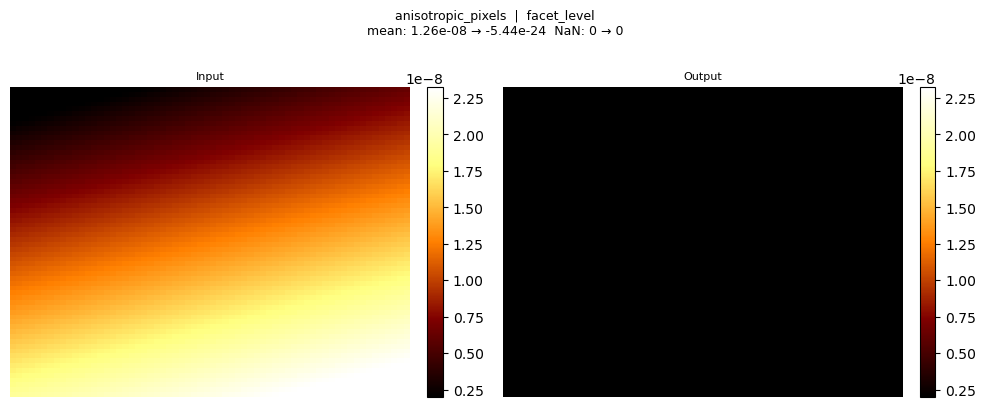
#> input picture scripts/adversarial_renders/anisotropic_pixels_facet_level.png, 986 x 408 px; its folder holds only this picture in this run
$ python -i filters.py   (imports and definitions only)
#> lines starting #> are read from the running program, lines starting #| are printed output that depends on the picture
"""Spatial and frequency-domain image filters."""

from __future__ import annotations

import math
from typing import Any

import numpy as np
from scipy.ndimage import (
    gaussian_filter,
    laplace as _nd_laplace,
    median_filter,
)
from scipy.signal import windows as _sp_windows

from ._image_utils import (
    _finite_mean,
    _nonnegative_finite,
    _nan_normalized_gaussian,
)


# ─── Shared window helper ────────────────────────────────────────────────────
#
# Both ``fourier_filter`` and ``fft_magnitude`` previously accepted slightly
# different window vocabularies ("hanning"/"hamming"/"none" vs "hann"/"tukey"/
# "none") with subtly different implementations.  The 2026-05-27 deep review
# (image-proc #9) flagged this as a reproducibility hazard — picking a window
# in the FFT viewer and then applying a filter with the "same" window in the
# pipeline silently used a different shape.  This helper centralises window
# selection on the canonical periodic-by-default ``scipy.signal.windows.*``
# vocabulary and accepts the old names as aliases for backward compatibility.
#
# Periodic vs symmetric windows: the DFT assumes the windowed segment is
# periodic, so for spectral analysis we want ``sym=False`` (the periodic
# variant).  ``np.hanning(N)`` and ``np.hamming(N)`` return the symmetric
# variant with explicit zero endpoints, which subtly biases the bin-centre
# frequency mapping and depresses two pixels at each boundary.  Review
# physics #6 (fixed 2026-05-28).

_WINDOW_ALIASES = {
    "hann": "hann",
    "hanning": "hann",       # numpy/legacy alias
    "hamming": "hamming",
    "tukey": "tukey",
    "none": "none",
    "rectangular": "none",
    "boxcar": "none",
}


# [245 lines left out: functions _resolve_window_name, _window_1d, fourier_filter, gaussian_high_pass, periodic_notch_filter, gaussian_smooth and 1 more, not called in this run]


# ═════════════════════════════════════════════════════════════════════════════
# 7.  edge_detect  (Gwyddion/Tycoon: Laplacian, DoG, LoG)
# ═════════════════════════════════════════════════════════════════════════════

def edge_detect(
    arr:    np.ndarray,
    method: str   = 'laplacian',
    sigma:  float = 1.0,
    sigma2: float = 2.0,
) -> np.ndarray:
    """
    Edge / feature enhancement using Laplacian-family filters.

    method='laplacian' — discrete Laplacian (2nd derivative, no smoothing)
    method='log'       — Laplacian of Gaussian  (σ = sigma)
    method='dog'       — Difference of Gaussians (σ₁=sigma, σ₂=sigma2)
    method='sobel'     — Sobel gradient magnitude  √(Gₓ² + G_y²)
    method='scharr'    — Scharr gradient magnitude (rotationally more accurate)

    The Laplacian family returns a signed response — positive = bright
    edges/peaks, negative = dark edges/valleys.  Sobel/Scharr return a
    non-negative gradient magnitude.  Useful for atomic-resolution contrast
    enhancement and finding adsorption sites.
    """
    sigma = _nonnegative_finite(sigma, "sigma")
    sigma2 = _nonnegative_finite(sigma2, "sigma2")
    a = arr.astype(np.float64, copy=True)
    nan_mask = ~np.isfinite(a)
    if nan_mask.all():
        return a
    if nan_mask.any():
        a[nan_mask] = _finite_mean(a)

    if method == 'laplacian':
        result = _nd_laplace(a)

    elif method == 'log':
        # Pre-smooth then Laplacian
        smoothed = gaussian_filter(a, sigma=max(sigma, 0.1), mode='reflect')
        result   = _nd_laplace(smoothed)

    elif method == 'dog':
        g1 = gaussian_filter(a, sigma=max(sigma,  0.1), mode='reflect')
        g2 = gaussian_filter(a, sigma=max(sigma2, sigma + 0.1), mode='reflect')
        result = g1 - g2

    elif method in ('sobel', 'scharr'):
        from skimage import filters as _skf
        gy_fn, gx_fn = (
            (_skf.sobel_h, _skf.sobel_v) if method == 'sobel'
            else (_skf.scharr_h, _skf.scharr_v)
        )
        result = np.hypot(gx_fn(a), gy_fn(a))

    else:
        raise ValueError(f"Unknown edge_detect method: {method!r}")

    if nan_mask.any():
        result[nan_mask] = np.nan

    return result


# ═════════════════════════════════════════════════════════════════════════════
# 15.  fft_soft_border  (ImageJ FFT_Soft_Border port)
# ═════════════════════════════════════════════════════════════════════════════

# [259 lines left out: functions fft_soft_border, fft_magnitude, not called in this run]


# ─── Bragg / reciprocal-lattice analysis (moved to bragg.py) ─────────────────
# Re-exported so existing ``from probeflow.processing.filters import ...`` and
# the ``image.py`` star-import keep working unchanged.
from probeflow.processing.bragg import *  # noqa: E402,F401,F403

>>> import cv2
>>> picture = cv2.imread('../../scripts/adversarial_renders/anisotropic_pixels_facet_level.png', cv2.IMREAD_GRAYSCALE)
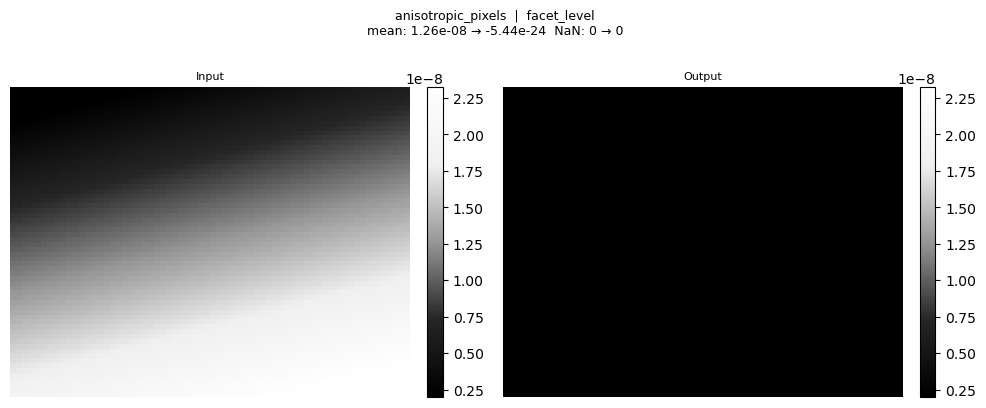
#> picture: shape (408, 986); min 0, max 255, mean 135.4
>>> result = edge_detect(picture)
#> (the run stopped early here; a loop or call above may not have finished)

$ run again, on scripts/adversarial_renders/flat_with_outlier_align_rows_median.png
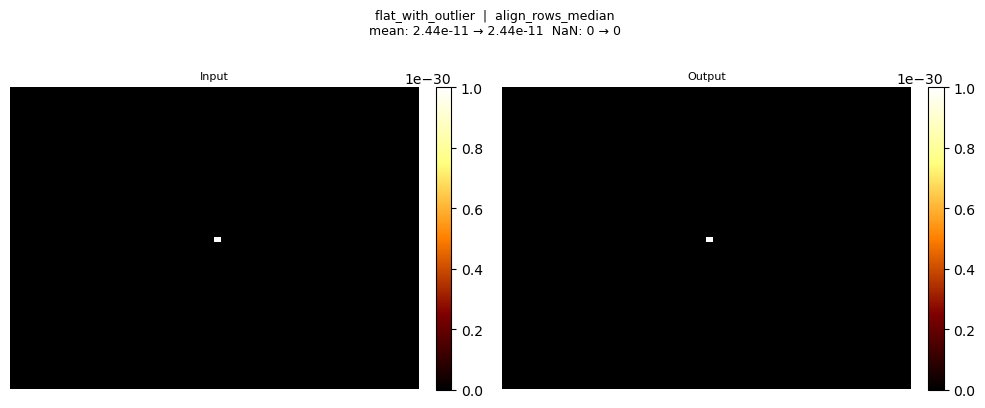
#> input picture scripts/adversarial_renders/flat_with_outlier_align_rows_median.png, 985 x 408 px
#> `picture = cv2.imread('../../scripts/adversarial_renders/anisotropic_pi..`:
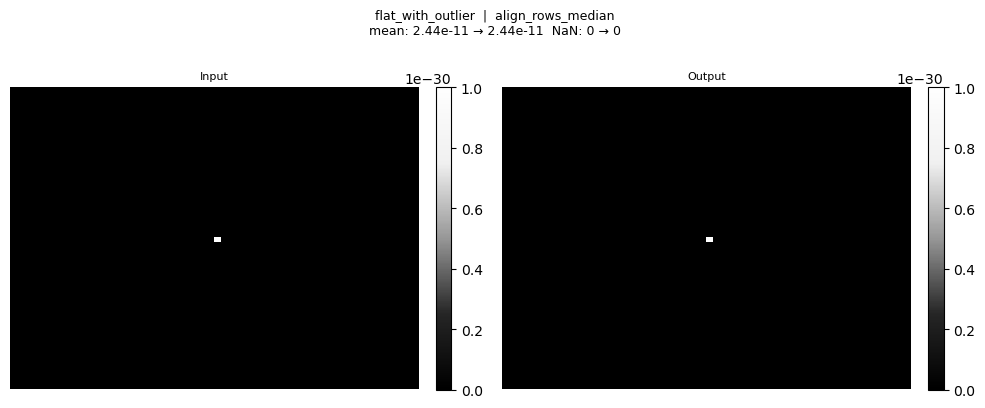
#> picture: shape (408, 985); min 0, max 255, mean 93.4
